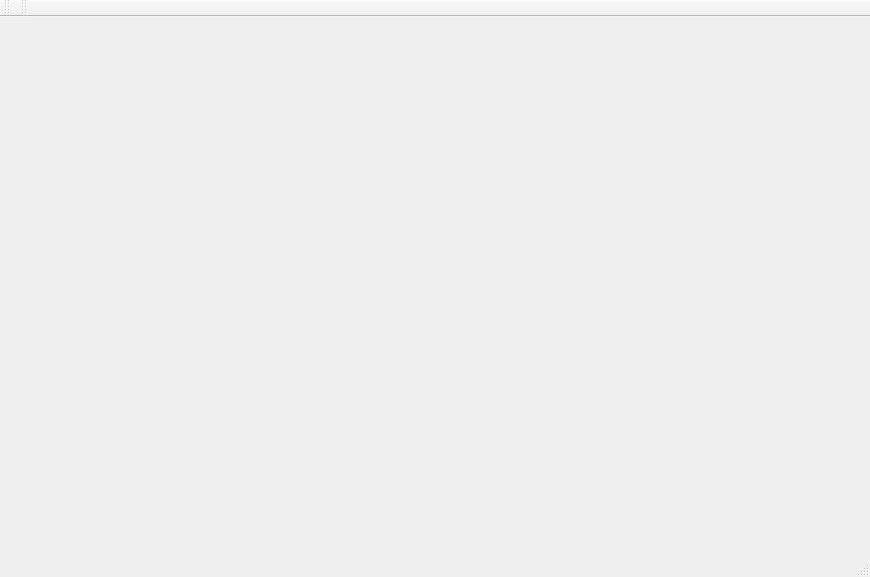
<?xml version="1.0" encoding="UTF-8"?>
<ui version="4.0">
 <class>MainWindow</class>
 <widget class="QMainWindow" name="MainWindow">
  <property name="windowModality">
   <enum>Qt::ApplicationModal</enum>
  </property>
  <property name="geometry">
   <rect>
    <x>0</x>
    <y>0</y>
    <width>870</width>
    <height>577</height>
   </rect>
  </property>
  <property name="windowTitle">
   <string>MainWindow</string>
  </property>
  <widget class="QWidget" name="centralWidget"/>
  <widget class="QMenuBar" name="menuBar">
   <property name="geometry">
    <rect>
     <x>0</x>
     <y>0</y>
     <width>870</width>
     <height>22</height>
    </rect>
   </property>
  </widget>
  <widget class="QToolBar" name="mainToolBar">
   <attribute name="toolBarArea">
    <enum>TopToolBarArea</enum>
   </attribute>
   <attribute name="toolBarBreak">
    <bool>false</bool>
   </attribute>
  </widget>
  <widget class="QStatusBar" name="statusBar"/>
  <widget class="QToolBar" name="toolBar">
   <property name="windowTitle">
    <string>toolBar</string>
   </property>
   <attribute name="toolBarArea">
    <enum>TopToolBarArea</enum>
   </attribute>
   <attribute name="toolBarBreak">
    <bool>false</bool>
   </attribute>
  </widget>
 </widget>
 <layoutdefault spacing="6" margin="11"/>
 <resources/>
 <connections/>
</ui>
